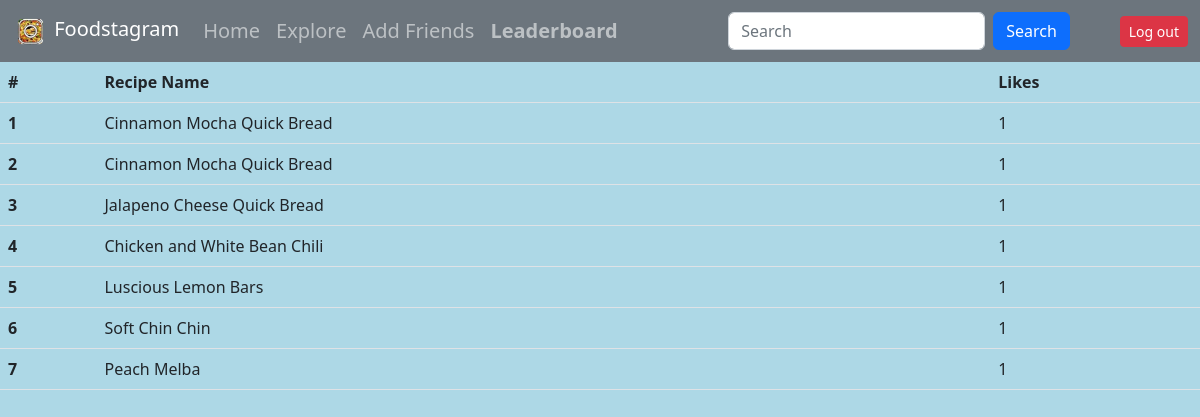
The page /leaderboard on the database as committed earlier.
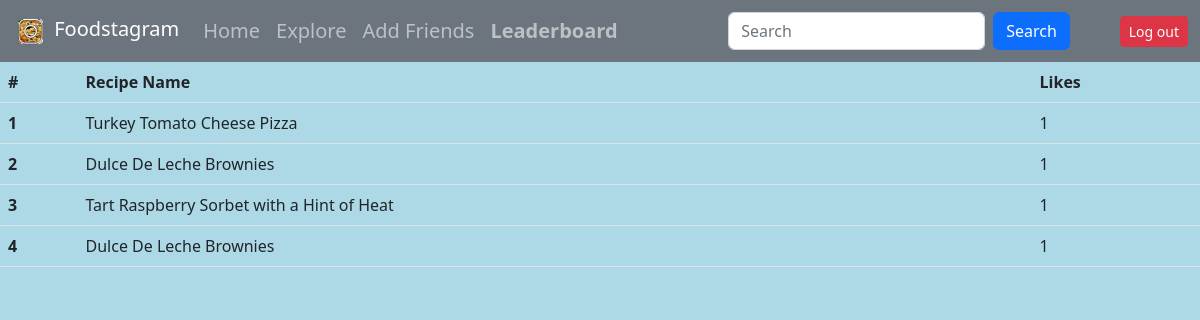
The same page on the database as committed later.
### tables this page shows
CREATE TABLE foods(dish_name TEXT, likes INTEGER);

### __init__.py (the view)
@app.route('/leaderboard', methods = ['GET', 'POST'])
def viewLeader():
	namelist = []
	likelist = []
	c.execute("SELECT * from foods")
	for recipelikes in c.fetchall(): #tuple of (recipename, number of likes)
		name = recipelikes[0] # name of recipe
		likes = recipelikes[1] # number of likes it has
		namelist.append(name)
		likelist.append(likes)
	return render_template("leaderboard.html", info=zip(namelist, likelist))

### templates/leaderboard.html (shortened to what this page needs)
<!DOCTYPE html>
<html>
  <link href="https://cdn.jsdelivr.net/npm/bootstrap@5.2.3/dist/css/bootstrap.min.css" rel="stylesheet">
<body style="background-color: lightblue;">
  <nav class="navbar navbar-expand-lg navbar-dark bg-secondary">
    <div class="container-fluid">
        <div class="navbar-header">
          <a class="navbar-brand" href="/home"><img src="/static/logo.png" width="37" height="37"  alt="">
            Foodstagram</a>
        </div>
        <div class="collapse navbar-collapse" id="navbarSupportedContent">
        <ul class="navbar-nav mr-auto">
          <li class="nav-item">
            <a class="nav-link" style="font-size: 20px;" href="/home">Home</a>
          </li>
        <li class="nav-item">
            <a class="nav-link" style="font-size: 20px;" href="/explore">Explore</a>
          </li>
          <li class="nav-item">
            <a class="nav-link" style="font-size: 20px;" href="/friends">Add Friends</a>
          </li>
          <li class="nav-item">
            <a class="nav-link" style="font-size: 20px; font-weight: 850;" href="/leaderboard">Leaderboard</a>
          </li>
        </ul>
    </div>
    <form action="/search" method="POST" class="d-flex">
        <input class="form-control me-2" type="text" name="search" placeholder="Search" aria-label="Search">
        <button class="btn btn-primary" type="submit" name="search">Search</button>
      </form>
      <form action="/logout">
        <button class="btn btn-danger btn-sm" style="margin-left: 50px;" type="submit">Log out</button>
      </form>
    </div>
  </nav>
  <table class="table">
    <thead>
      <tr>
        <th scope="col">#</th>
        <th scope="col">Recipe Name</th>
        <th scope="col">Likes</th>
      </tr>
    </thead>
<tbody>
{% for name, likes in info %}
  <tr>
    <th scope="row">{{loop.index}}</th>
    <td>{{name}}</td>
    <td>{{likes}}</td>
  </tr>
{% endfor %}
</tbody>
</table>
</body>
</html>

Rows that differ between the two databases and show on the page:
removed foods: dish_name "Luscious Lemon Bars", likes "1"
removed foods: dish_name "Soft Chin Chin", likes "1"
removed foods: dish_name "Peach Melba", likes "1"
changed foods: dish_name "Cinnamon Mocha Quick Bread" → "Turkey Tomato Cheese Pizza"
changed foods (number 2 of 4 on the later page): dish_name "Cinnamon Mocha Quick Bread" → "Dulce De Leche Brownies"
changed foods: dish_name "Jalapeno Cheese Quick Bread" → "Tart Raspberry Sorbet with a Hint of Heat"
changed foods (number 4 of 4 on the later page): dish_name "Chicken and White Bean Chili" → "Dulce De Leche Brownies"
